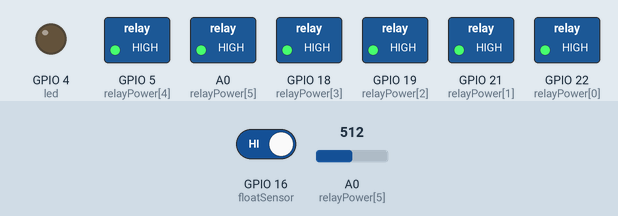
The sketch below on a simulated ESP8266 (NodeMCU). Shown: switched loads named in the sketch (green lamp = pin HIGH), output pins drawn as LEDs (lit = HIGH). Inputs (shaded band) come from the test bench; at power-on: GPIO 16 (floatSensor) HIGH, A0 (relayPower[5]) = 512. WiFi joins after 1.5 s; servers stay silent unless stated; no MQTT or app messages arrive unless stated; pins used as bus, display or sensor lines are not drawn; what the sketch prints to the serial monitor is not drawn.

Above: at 2.7 s.
2.8 s: GPIO 16 (floatSensor) driven LOW
At 4.1 s:
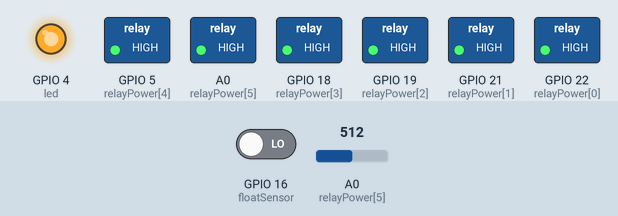
5.2 s: GPIO 16 (floatSensor) driven HIGH
At 7.1 s:
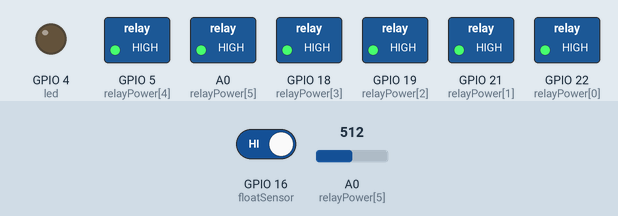
Timing chart, 0 to 8.6 s (numbered marks = the images above; inputs shaded):
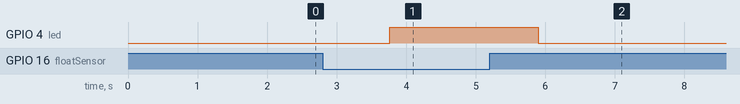

The sketch:

final_code.ino
```cpp
#if defined(ESP8266)
#include <ESP8266WiFi.h>          //https://github.com/esp8266/Arduino
#else
#include <WiFi.h>          //https://github.com/esp8266/Arduino
#endif

//needed for library
#if defined(ESP8266)
#include <ESP8266WebServer.h>
#else
#include <WebServer.h>
#endif
#include <DNSServer.h>
#include <WiFiManager.h>          //https://github.com/tzapu/WiFiManager
#include <PubSubClient.h>

const char* mqttServer = "io.adafruit.com";
const int mqttPort = 1883;
const char* mqttUser = "";
const char* mqttPassword = "";

float val[5] = {0};
short soilPower = 23;
short floatSensor = 16;
short led = 4;
bool waterLevel = 0;
short relayPower[6] = {22,21,19,18,5,17};
short soilPin[5] = {34, 35, 32, 33, 25};
String mqttMessSoil = "";
String mqttMess = "";
WiFiClient espClient;
PubSubClient client(espClient);

void setup() {
  Serial.begin(115200);
  WiFiManager wifiManager;
  bool connected = 1;
  wifiManager.setConfigPortalTimeout(120);
  if (!wifiManager.startConfigPortal("Smart Gardan")) {
      Serial.println("failed to connect and hit timeout");
      Serial.println("type 1 to retry or 0 to continue");
      while(!Serial.available());
      if (Serial.read() == 49) {
        delay(3000);
        //reset and try again, or maybe put it to deep sleep
        ESP.restart();
        delay(5000);
      } else {
        connected = 0;
      }
  }
  if (connected){
    Serial.println("Connected to the WiFi network");
    client.setServer(mqttServer, mqttPort);

    while (!client.connected()) {
      Serial.println("Connecting to MQTT...");
      if (client.connect("ESP32Client", mqttUser, mqttPassword )) {
        Serial.println("connected");
      } else {
        Serial.print("failed with state ");
        Serial.print(client.state());
        delay(2000);
        ESP.restart();
        delay(5000);
      }
    }
  }
  client.disconnect ();
  pinMode(soilPower, OUTPUT);
  digitalWrite(soilPower, LOW);
  pinMode(floatSensor, INPUT_PULLUP);
  pinMode (led, OUTPUT);
  for (int i = 0; i < 6; i++){
    pinMode(relayPower[i], OUTPUT);
    digitalWrite(relayPower[i], HIGH);
  }
}

void loop() {
  readSoil(-1);
  client.connect("ESP32Client", mqttUser, mqttPassword );
  for (int i = 0; i < 5; i++){
    Serial.print("Soil Moisture plant ");
    Serial.print(i);
    Serial.print(" = ");
    Serial.println(val[i]);
    mqttMess = mqttMessSoil + (i+ 1);
    client.publish(mqttMess.c_str(), String(val[i]).c_str());
    if(val[i] < 50 && digitalRead(floatSensor))
      water(i);
  }
  waterLevel = digitalRead(floatSensor);
  if (!waterLevel)
    digitalWrite(led, HIGH);
  else
    digitalWrite(led, LOW);
  client.publish("", String(waterLevel).c_str());
  client.disconnect ();
  delay(1000);
}

int readSoil(int plant)
{
  float offset= 3900;
    digitalWrite(soilPower, HIGH);
    delay(10);
      if(plant == -1){
        for (int i = 0; i < 5; i++) {
          val[i] = (1.0 - (((float)analogRead(soilPin[i])-575)/offset)) * 100.0;
        }
      } else
        val[plant] = (1.0 - ((float)analogRead(soilPin[plant])/offset)) * 100.0;
    digitalWrite(soilPower, LOW);
    return val[plant];
}

void water(short plant) {
  bool watered = 0;
  if (digitalRead(floatSensor)) {
    client.publish("", String(plant).c_str());
    for (int i = 0; i < 1; i++) {
     digitalWrite(relayPower[plant], LOW);
     digitalWrite(relayPower[5], LOW);
     delay(10000);
     if (readSoil(plant) < 1000) {
        watered = 1;
        break;
    }
    if(!digitalRead(floatSensor))
      break;
  }
  digitalWrite(relayPower[plant], HIGH);
  digitalWrite(relayPower[5], HIGH);
  if (!watered)
    Serial.println("problom watering plants");
  }
}
```

Measured:
- after the input at 2.8 s, GPIO 4 (led): LOW → HIGH after 0.96 s
- after the input at 5.2 s, GPIO 4 (led): HIGH → LOW after 0.70 s
